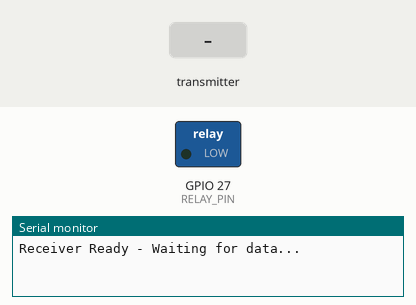
Recording of a sketch running on a simulated ESP32. Shown: switched loads named in the sketch (green lamp = pin HIGH), the last lines printed to the serial monitor. Inputs (shaded band) come from the test bench.

Above: at 1.2 s.
1.3 s: the transmitter starts sending pm25_standard = 1024
At 2.4 s:
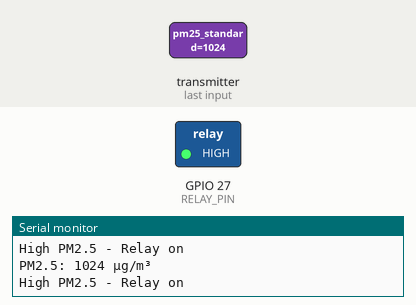
2.8 s: the transmitter starts sending pm25_standard = 0
5.8 s: the transmitter starts sending pm25_standard = 2048
At 6.4 s:
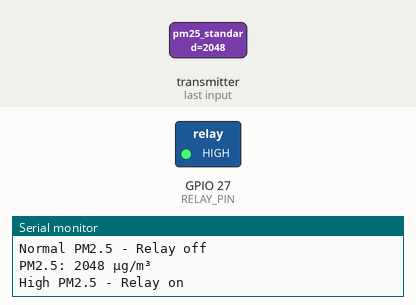
Timing chart, 0 to 8.8 s (numbered marks = the images above; inputs shaded):
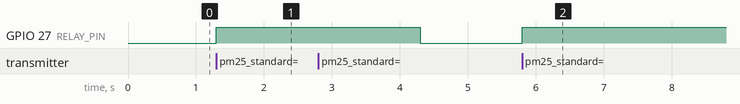

The sketch:

Receiver_Relay_V1.ino
```cpp
#include <esp_now.h>
#include <WiFi.h>

#define RELAY_PIN 27

typedef struct struct_message {
    bool dataReady;
    uint16_t co2Concentration;
    float temperature;
    float relativeHumidity;
    uint16_t pm25_standard;
} struct_message;

void setup() {
    Serial.begin(115200);
    pinMode(RELAY_PIN, OUTPUT);
    digitalWrite(RELAY_PIN, LOW); // start with relay off

    WiFi.mode(WIFI_STA);
    if (esp_now_init() != ESP_OK) {
        Serial.println("ESP-NOW init failed");
        while(1) delay(10);
    }
    esp_now_register_recv_cb(OnDataRecv);
    Serial.println("Receiver Ready - Waiting for data...");
}

void OnDataRecv(const esp_now_recv_info_t *esp_now_info, const uint8_t *incomingData, int data_len) {
    struct_message receivedData;
    memcpy(&receivedData, incomingData, sizeof(receivedData));

    if (data_len == sizeof(struct_message)) {
        Serial.print("PM2.5: ");
        Serial.print(receivedData.pm25_standard);
        Serial.println(" μg/m³");

        if (receivedData.pm25_standard > 30) {
            digitalWrite(RELAY_PIN, HIGH);
            Serial.println("High PM2.5 - Relay on");
            delay(1000);

        } else {
            digitalWrite(RELAY_PIN, LOW);
            Serial.println("Normal PM2.5 - Relay off");
        }
    }
}

void loop() {}
```

Measured:
- after the input at 1.3 s, GPIO 27 (RELAY_PIN): LOW → HIGH at once
- after the input at 2.8 s, GPIO 27 (RELAY_PIN): HIGH → LOW after 1.5 s
- after the input at 5.8 s, GPIO 27 (RELAY_PIN): LOW → HIGH at once
